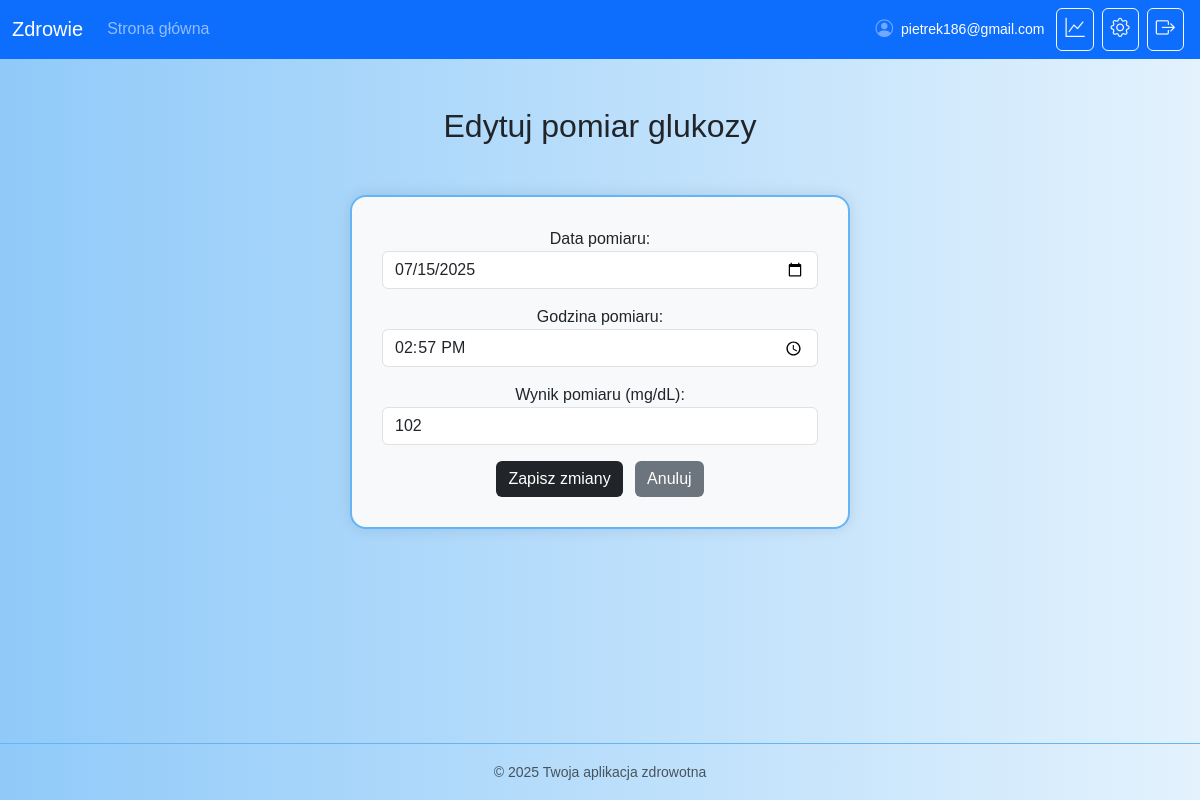
The app's page /glucose/edit/2/ (signed in) with its own data.
### core/models.py (models this page shows, shortened)
class CustomUser(AbstractBaseUser):
    email = models.EmailField(unique=True)
    first_name = models.CharField(max_length=100)
    last_name = models.CharField(max_length=100)
    date_of_birth = models.DateField()
    guardian_email = models.EmailField()
    guardian_phone = models.CharField(
        max_length=16,
        blank=True,
        validators=[phone_validator],
        help_text="Numer telefonu opiekuna w formacie międzynarodowym, np. +48..."
    )
    is_active = models.BooleanField(default=True)
    is_staff = models.BooleanField(default=False)
    objects = CustomUserManager()
    USERNAME_FIELD = 'email'
    REQUIRED_FIELDS = ['first_name', 'last_name', 'date_of_birth', 'guardian_email', 'guardian_phone']

### glucose/models.py (models this page shows, shortened)
class GlucoseMeasurement(models.Model):
    user = models.ForeignKey(settings.AUTH_USER_MODEL, on_delete=models.CASCADE)
    date = models.DateField()
    time = models.TimeField()
    value = models.IntegerField()

### glucose/views.py (the view)
# urls.py: path('edit/<int:pk>/', views.edit_glucose, name='edit_glucose'),
@login_required
def edit_glucose(request, pk):
    measurement = get_object_or_404(GlucoseMeasurement, pk=pk, user=request.user)
    if request.method == 'POST':
        form = GlucoseMeasurementForm(request.POST, instance=measurement)
        if form.is_valid():
            form.save()
            messages.success(request, 'Pomyślnie zaktualizowano pomiar.')
            return redirect('glucose_results')
    else:
        form = GlucoseMeasurementForm(instance=measurement)
    return render(request, 'glucose/edit_measurement.html', {'form': form})

### glucose/forms.py
class GlucoseMeasurementForm(forms.ModelForm):
    class Meta:
        model = GlucoseMeasurement
        fields = ['date', 'time', 'value']
        widgets = {
            'date': forms.DateInput(format='%Y-%m-%d', attrs={
                'type': 'date',
                'class': 'form-control'
            }),
            'time': forms.TimeInput(attrs={'type': 'time', 'class': 'form-control'}),
            'value': forms.NumberInput(attrs={'class': 'form-control', 'min': 30, 'max': 600}),
        }
        labels = {
            'date': 'Data pomiaru',
            'time': 'Godzina pomiaru',
            'value': 'Wynik pomiaru (mg/dL)',
        }

### glucose/templates/glucose/edit_measurement.html (shortened to what this page needs)
{% extends 'core/base.html' %}
{% load static %}
{% block content %}
<div class="container mt-5">
    <h2 class="text-center mb-4">Edytuj pomiar glukozy</h2>
    <div class="form-container">
        <form method="post">
            {{ form.as_p }}
            <button type="submit" class="btn btn-dark">Zapisz zmiany</button>
            <a href="{% url 'glucose_results' %}" class="btn btn-secondary ms-2">Anuluj</a>
        </form>
    </div>
</div>
{% endblock %}

### core/templates/core/base.html (shortened to what this page needs)
<!DOCTYPE html>
<html lang="pl">
<head>
    {% load static %}
    <link href="https://cdn.jsdelivr.net/npm/bootstrap@5.3.2/dist/css/bootstrap.min.css" rel="stylesheet">
    <link rel="stylesheet" href="https://cdn.jsdelivr.net/npm/bootstrap-icons@1.10.5/font/bootstrap-icons.css">
    <link rel="stylesheet" href="{% static 'css/style.css' %}">
</head>
<body class="d-flex flex-column min-vh-100">
<nav class="navbar navbar-expand-lg navbar-dark bg-primary">
    <div class="container-fluid">
        <a class="navbar-brand" href="#">Zdrowie</a>
        <div class="collapse navbar-collapse">
            <ul class="navbar-nav me-auto mb-2 mb-lg-0">
                {% if user.is_authenticated and request.resolver_match.url_name != "login" and request.resolver_match.url_name != "register" and request.resolver_match.url_name != "dashboard" %}
                <li class="nav-item">
                    <a class="nav-link" href="{% url 'dashboard' %}">Strona główna</a>
                </li>
                {% endif %}
            </ul>
            {% if user.is_authenticated and request.resolver_match.url_name != "login" and request.resolver_match.url_name != "register" %}
            <ul class="navbar-nav ms-auto d-flex flex-row align-items-center">
                <li class="nav-item mx-2">
                    <span class="navbar-text d-flex align-items-center gap-2">
                        <i class="bi bi-person-circle opacity-75" style="font-size:1.1rem;"></i>
                        <span class="small d-none d-sm-inline text-truncate text-white fw-normal"
                              style="max-width: 220px;"
                              title="{% firstof user.email user.get_username %}">
                            {% firstof user.email user.get_username %}
                        </span>
                    </span>
                </li>
                <li class="nav-item mx-1">
                    <a class="btn btn-outline-light rounded px-2" href="{% url 'select_results' %}" title="Wyniki pomiarów">
                        <i class="bi bi-graph-up" style="font-size: 1.2rem;"></i>
                    </a>
                </li>
                <li class="nav-item mx-1">
                    <a class="btn btn-outline-light rounded px-2" href="{% url 'settings' %}" title="Ustawienia">
                        <i class="bi bi-gear" style="font-size: 1.2rem;"></i>
                    </a>
                </li>
                <li class="nav-item mx-1">
                    <a class="btn btn-outline-light rounded px-2" href="{% url 'logout' %}" title="Wyloguj się">
                        <i class="bi bi-box-arrow-right" style="font-size: 1.2rem;"></i>
                    </a>
                </li>
            </ul>
            {% endif %}
        </div>
    </div>
</nav>
<div class="flex-grow-1">
    {% block content %}{% endblock %}
</div>
<footer class="bg-light text-center text-muted py-3 mt-auto">
    <small>&copy; 2025 Twoja aplikacja zdrowotna</small>
</footer>
</body>
</html>

### core/static/css/style.css (style rules this page uses)
body { background: linear-gradient(to right, #90caf9, #e3f2fd); min-height: 100vh; margin: 0; font-family: Arial, sans-serif; }
.form-container { background-color: #f8f9fa; border: 2px solid #64b5f6; border-radius: 1rem; max-width: 500px; width: 90%; padding: 30px; margin: 50px auto; box-shadow: 0 0 15px rgba(0, 0, 0, 0.1); text-align: center; }
.btn-dark { background-color: #212529 !important; color: #ffffff !important; border: none !important; transition: 0.3s !important; }
.btn-secondary { background-color: #6c757d !important; color: #ffffff !important; border: none !important; transition: 0.3s !important; }
footer { background: linear-gradient(to right, #90caf9, #e3f2fd); border-top: 1px solid #64b5f6; color: #333; }

### records on screen
CustomUser: email "pietrek186@gmail.com"
GlucoseMeasurement: date "07/15/2025", time "14:57:00", value "102"
